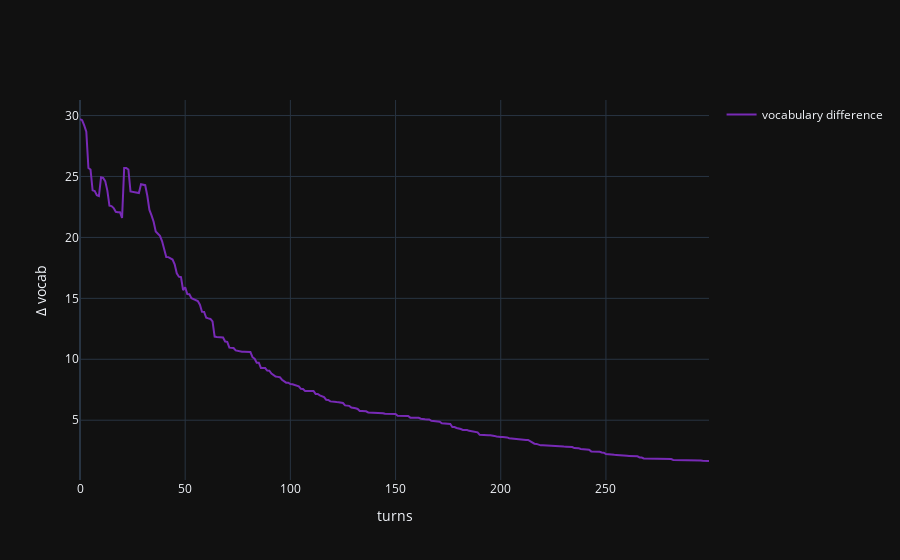

Notebook code cell kept with this figure:
### Code cell
fig = plot(vocab_dif.numpy(), 'vocabulary difference')
fig.update_layout(
    # title='Dyadic interaction in a random environment',
    yaxis_title='Δ P(w|m)',
    xaxis_title='turns'
)
fig.show()

### Figure 1 — Plotly figure (JSON) as saved in the notebook; plotly's stock layout.template omitted (floating-point values rounded to 4 significant figures; data arrays with more than 128 entries replaced by an {"elided": "..."} marker saying what was removed)
{"data": [{"legendgroup": "vocabulary difference", "line": {"color": "#782AB6"}, "mode": "lines", "name": "vocabulary difference", "showlegend": true, "x": {"elided": "300 int values"}, "y": {"elided": "300 float values"}, "type": "scatter"}], "layout": {"yaxis": {"title": {"text": "Δ vocab"}}, "xaxis": {"title": {"text": "turns"}}}}
